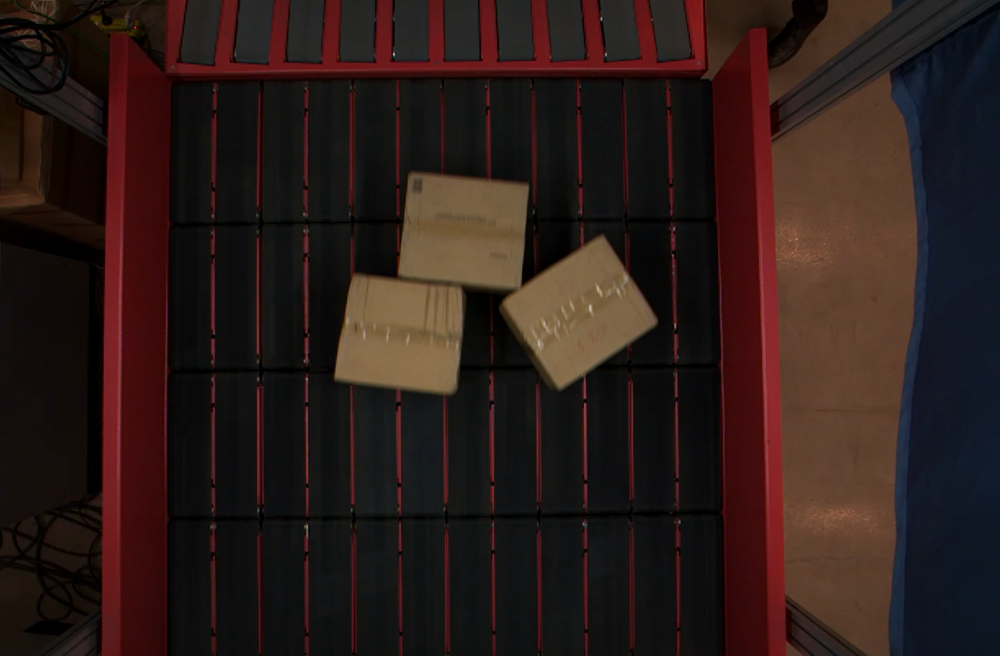
//> input picture box4.png, 1000 x 656 px, shrunk from 1291 x 847 before the run
$ ./watershed   (built with g++ and OpenCV 4)
//> lines starting //> are read from the running program, lines starting //| are printed output that depends on the picture; after the words box and inside, x2 and y2 are one past the last pixel; in counts of white or black regions, pixels touching at a corner belong together
#include "opencv2/imgproc/imgproc.hpp"
#include "opencv2/highgui/highgui.hpp"

#include <iostream>

using namespace cv;
using namespace std;

Vec3b RandomColor(int value);  //生成随机颜色函数

int main()
{
	Mat image=imread("./box4.png");    //载入RGB彩色图像
//> image is the input picture: 656 rows x 1000 cols, CV_8UC3; mean B, G, R 25.1, 28, 44
	imshow("Source Image",image);

	//灰度化，滤波，Canny边缘检测
	Mat imageGray;
	cvtColor(image,imageGray,COLOR_BGR2GRAY);//灰度转换
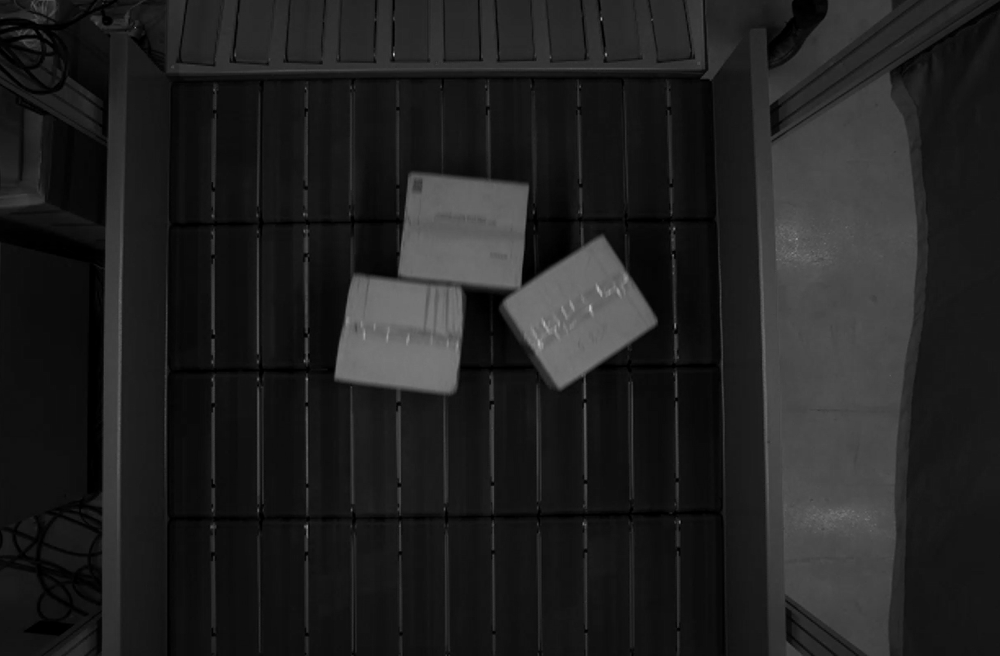
//> imageGray: 656 rows x 1000 cols, CV_8UC1; min 0, max 193, mean 32.5
	GaussianBlur(imageGray,imageGray,Size(9,9),2);   //高斯滤波
	// imshow("Gray Image",imageGray);
	threshold(imageGray,imageGray,0,255,cv::THRESH_OTSU);
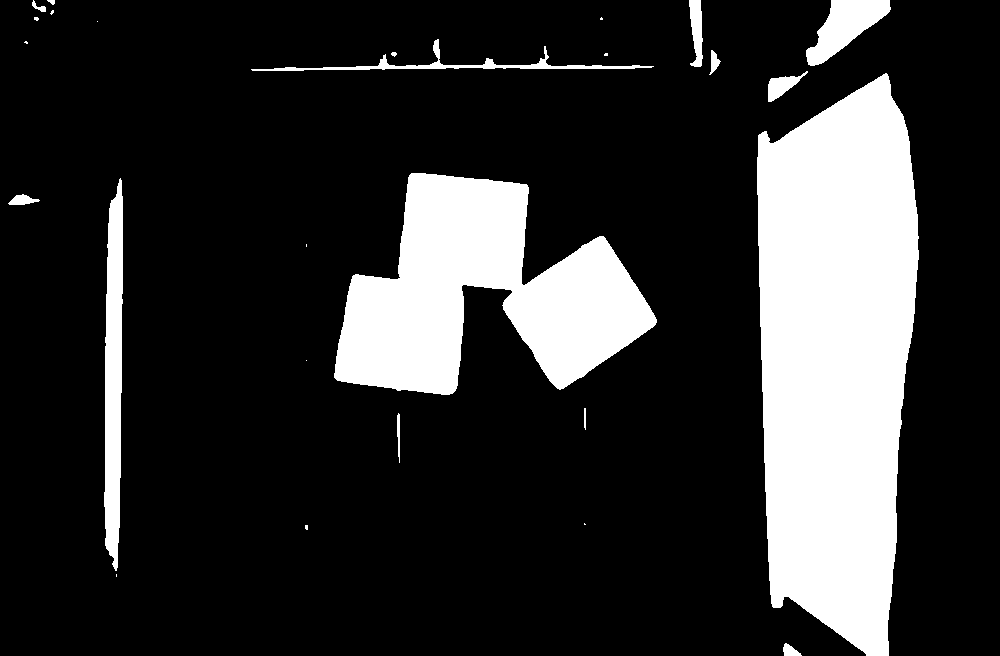
//> imageGray: 656 rows x 1000 cols, CV_8UC1; 19.2% white; 26 white regions (11 under 20 px), largest, box (x1, y1, x2, y2) and area: (757, 73, 919, 656) 74079, (334, 173, 657, 395) 39589, (104, 178, 123, 571) 5701
	imshow("Canny Image",imageGray);

	// [51 lines of commented-out code are left out]

	waitKey();
	return 0;
}

Vec3b RandomColor(int value)    //<span style="line-height: 20.8px; font-family: sans-serif;">//生成随机颜色函数</span>
{
	value=value%255;  //生成0~255的随机数
	RNG rng;
	int aa=rng.uniform(0,value);
	int bb=rng.uniform(0,value);
	int cc=rng.uniform(0,value);
	return Vec3b(aa,bb,cc);
}

$ run again, with box2.png copied over box4.png
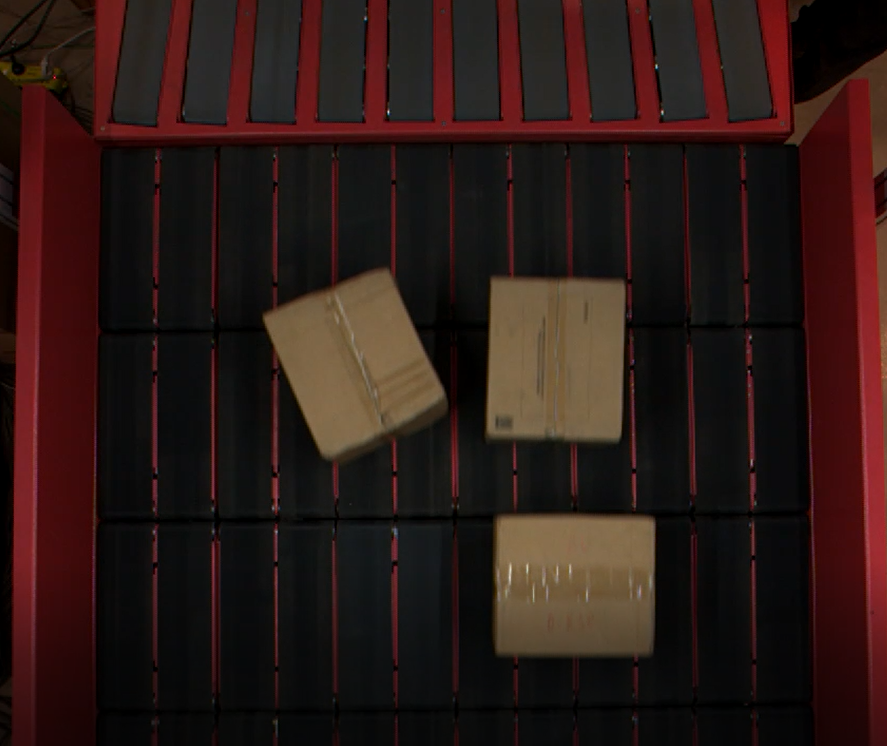
//> input picture box2.png, 887 x 746 px
//> image is the input picture: 746 rows x 887 cols, CV_8UC3; mean B, G, R 21.9, 25.3, 43.5
//> `cvtColor(image,imageGray,COLOR_BGR2GRAY);`:
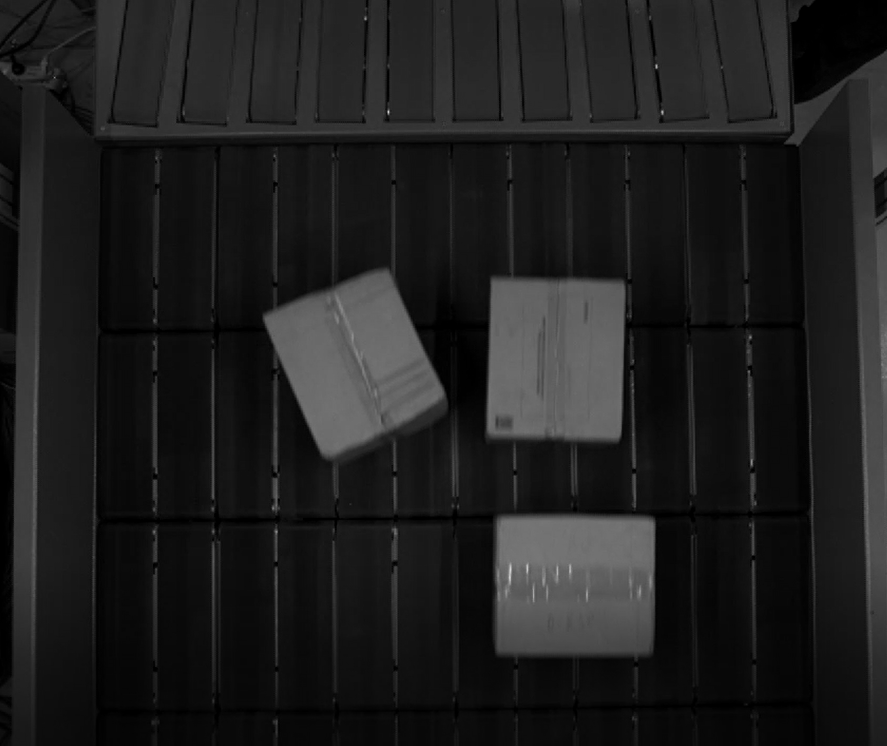
//> imageGray: 746 rows x 887 cols, CV_8UC1; min 0, max 215, mean 30.4
//> `threshold(imageGray,imageGray,0,255,cv::THRESH_OTSU);`:
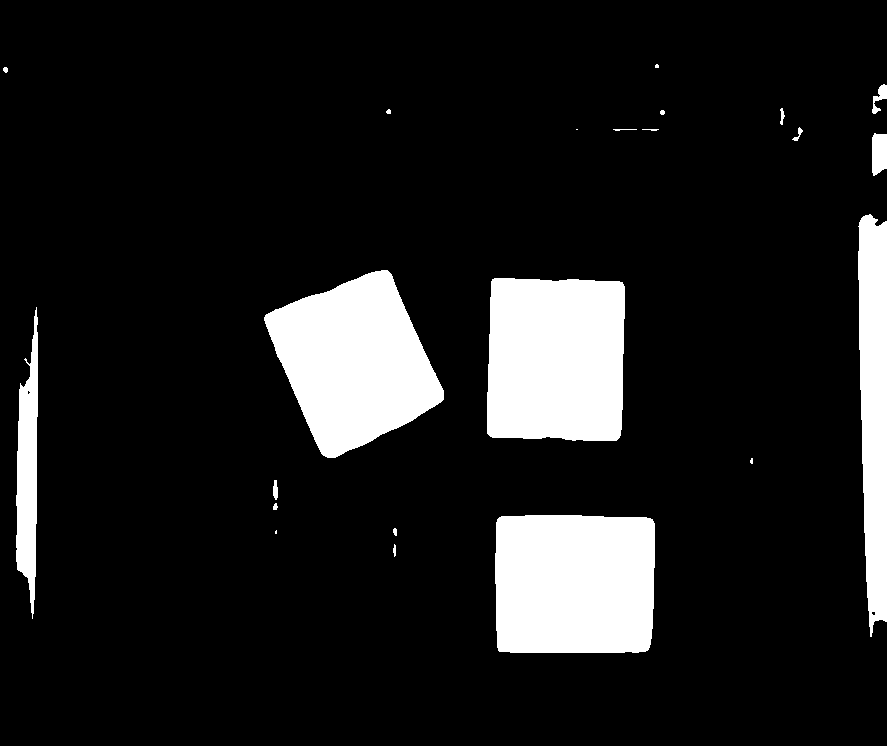
//> imageGray: 746 rows x 887 cols, CV_8UC1; 12% white; 22 white regions (4 under 20 px), largest, box (x1, y1, x2, y2) and area: (495, 515, 655, 653) 21548, (487, 278, 625, 441) 21480, (264, 270, 444, 458) 20969

$ run again, with box3.png copied over box4.png
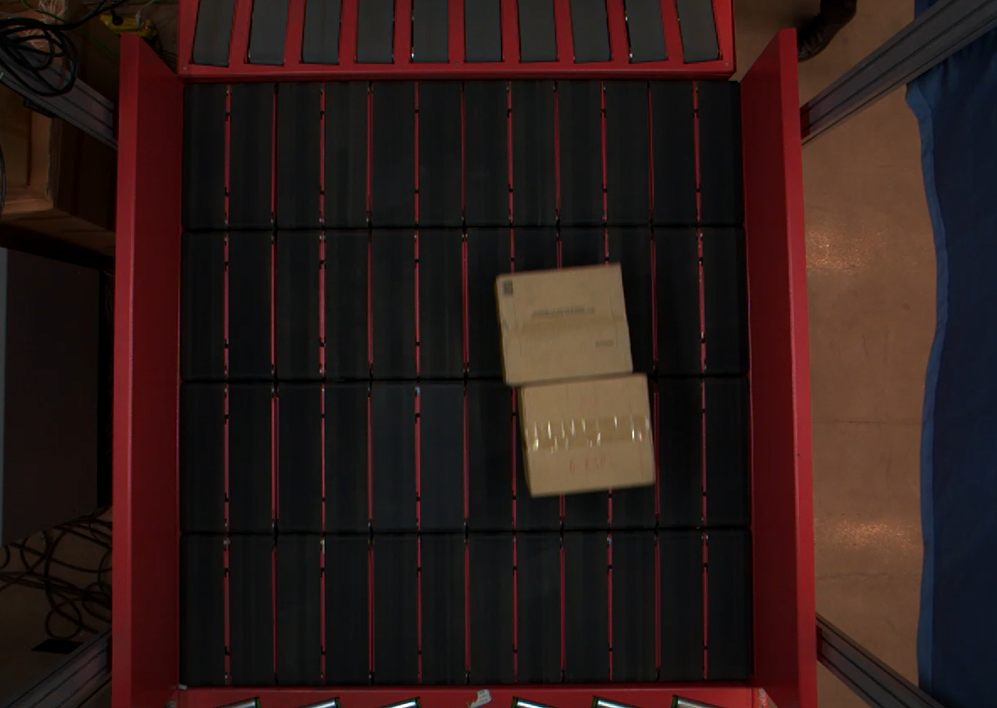
//> input picture box3.png, 997 x 708 px, shrunk from 1250 x 887 before the run
//> image is the input picture: 708 rows x 997 cols, CV_8UC3; mean B, G, R 24.7, 27.3, 44.6
//> `cvtColor(image,imageGray,COLOR_BGR2GRAY);`:
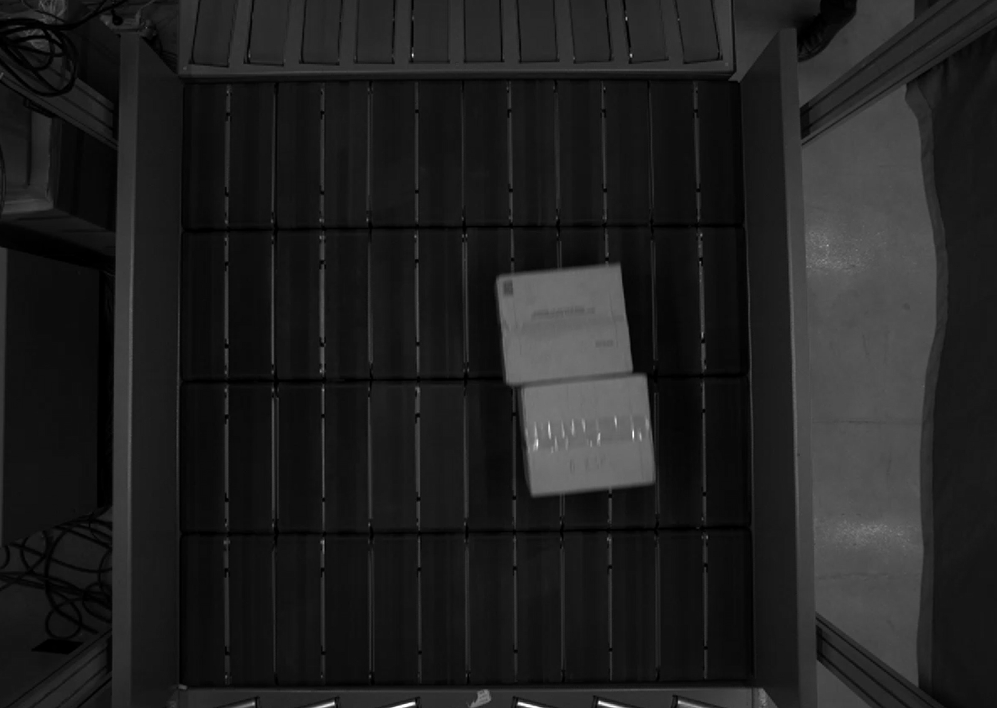
//> imageGray: 708 rows x 997 cols, CV_8UC1; min 0, max 255, mean 32.2
//> `threshold(imageGray,imageGray,0,255,cv::THRESH_OTSU);`:
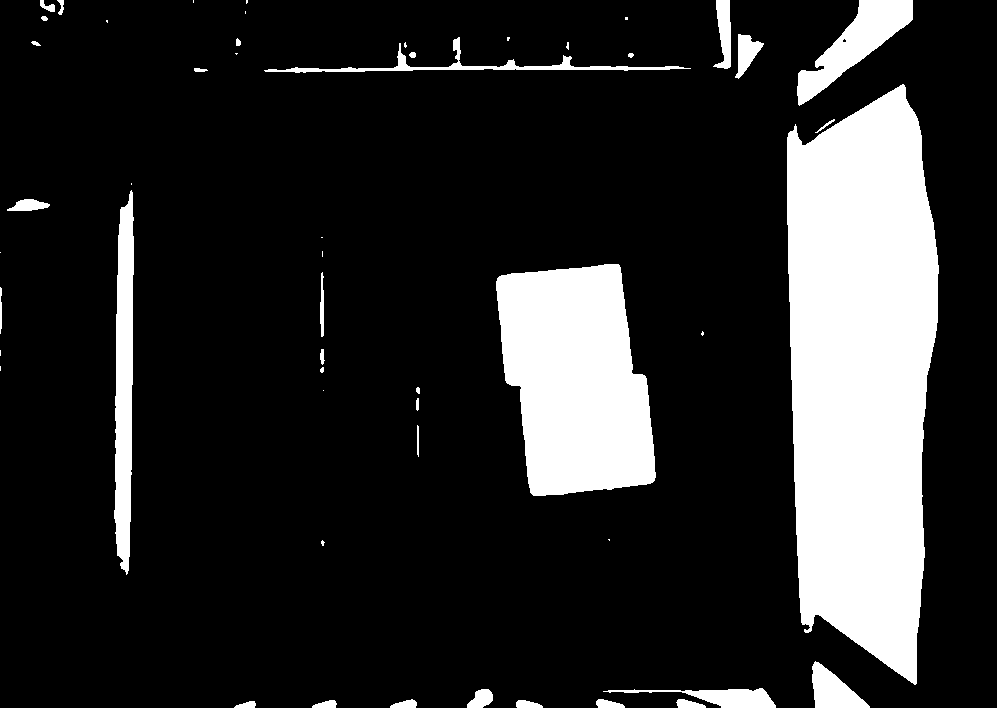
//> imageGray: 708 rows x 997 cols, CV_8UC1; 16.9% white; 52 white regions (20 under 20 px), largest, box (x1, y1, x2, y2) and area: (787, 84, 939, 685) 71557, (496, 264, 656, 496) 28434, (114, 190, 134, 575) 5758

$ run again, with 1.png copied over box4.png
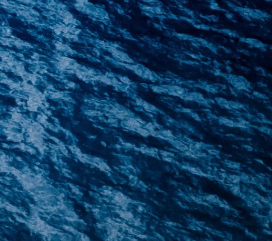
//> input picture 1.png, 272 x 241 px
//> image is the input picture: 241 rows x 272 cols, CV_8UC3; mean B, G, R 96.8, 60.4, 16.8
//> `GaussianBlur(imageGray,imageGray,Size(9,9),2);`:
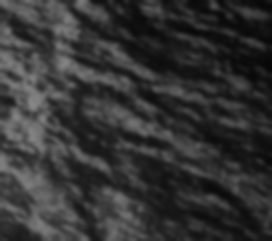
//> imageGray: 241 rows x 272 cols, CV_8UC1; min 5, max 135, mean 51.5
//> `threshold(imageGray,imageGray,0,255,cv::THRESH_OTSU);`:
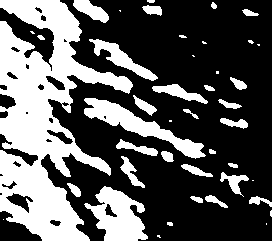
//> imageGray: 241 rows x 272 cols, CV_8UC1; 35% white; 43 white regions (14 under 20 px), largest, box (x1, y1, x2, y2) and area: (0, 0, 133, 241) 14719, (84, 186, 148, 241) 2008, (84, 98, 206, 159) 1936
